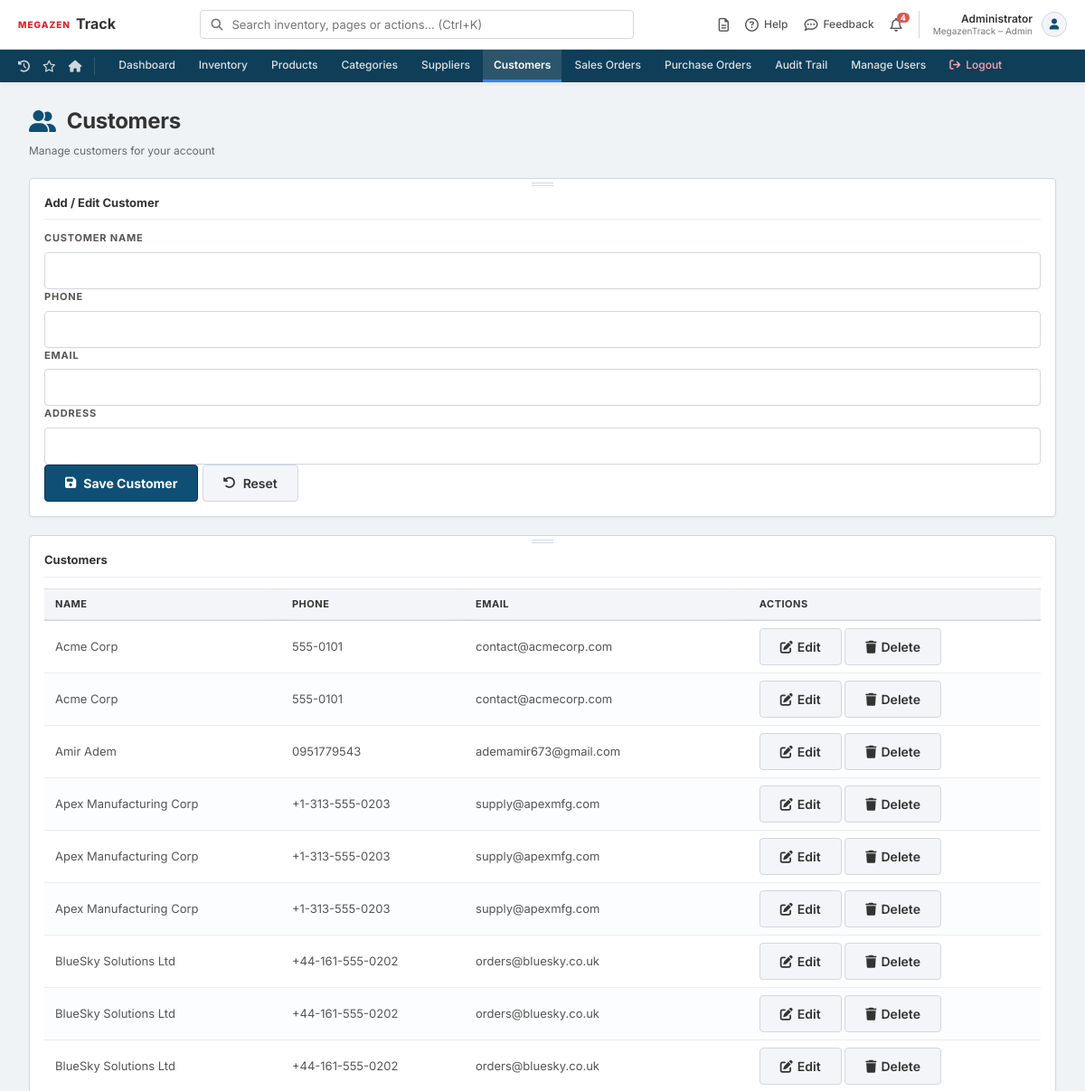
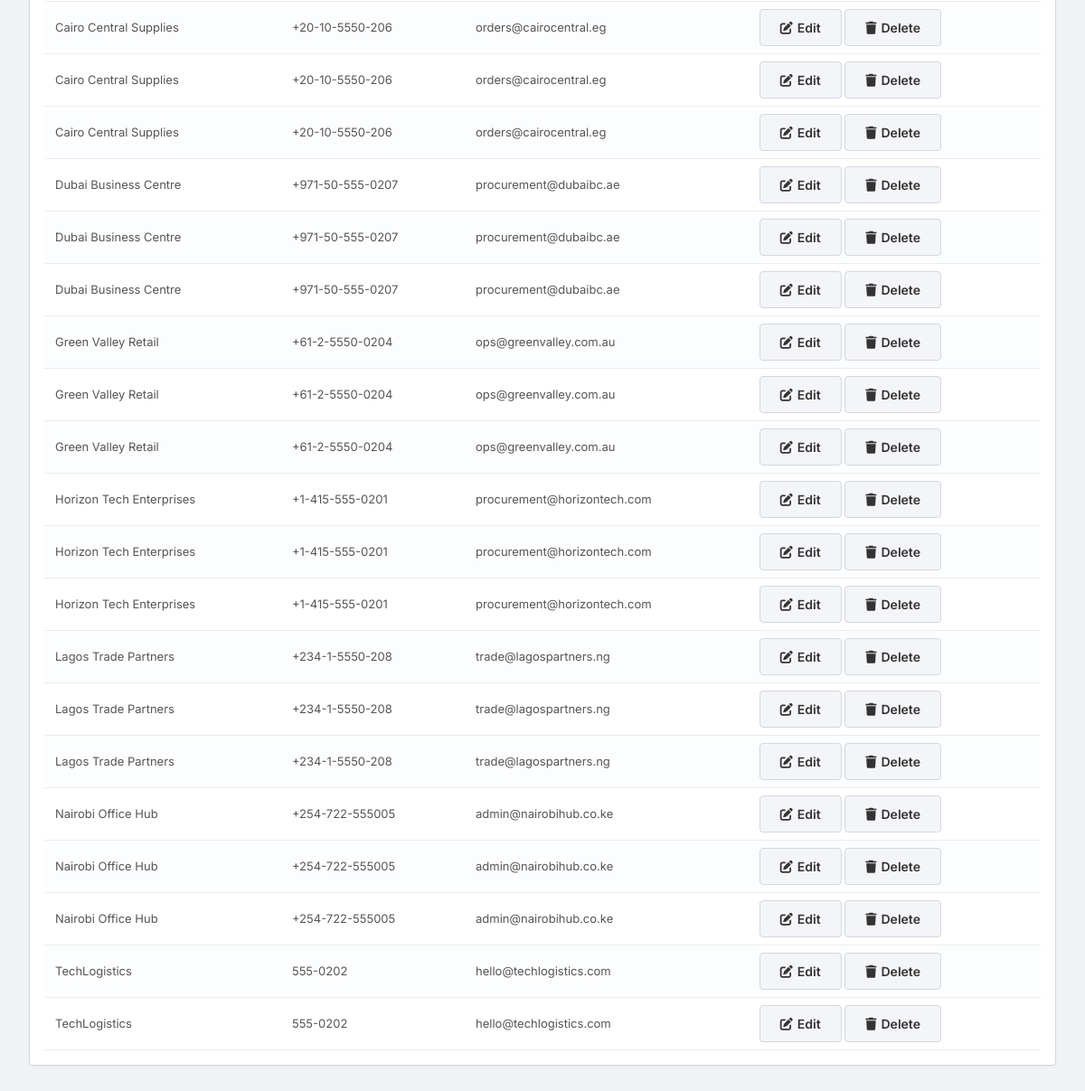
Page /customers.php (signed in) on the committed database (2 pictures, top to bottom).
### tables this page shows
CREATE TABLE `tblcustomers` (
  `CustomerID` int(11) NOT NULL,
  `UserID` int(11) NOT NULL,
  `CustomerName` varchar(120) NOT NULL,
  `Phone` varchar(40) DEFAULT NULL,
  `Email` varchar(120) DEFAULT NULL,
  `Address` varchar(255) DEFAULT NULL,
  `CreatedAt` timestamp NOT NULL DEFAULT current_timestamp(),
  `CompanyID` int(11) DEFAULT NULL
);

### config.php (called while the page is built, shortened)
<?php
function e($str): string {
    return htmlspecialchars($str ?? '', ENT_QUOTES, 'UTF-8');
}
?>

### customers.php (the view, shortened to what this page needs)
<?php
require 'config.php';
include 'includes/header.php';
include 'includes/navbar.php';
echo '<link rel="stylesheet" href="assets/css/customers.css">';
$currentUserId = (int)$_SESSION['user_id'];
$customersStmt = $pdo->prepare("SELECT * FROM tblcustomers WHERE UserID = ? ORDER BY CustomerName");
$customersStmt->execute([$currentUserId]);
$customers = $customersStmt->fetchAll();
?>
<main class="customers-page">
    <div class="header-title page-title">
        <i class="fa-solid fa-user-group"></i> Customers
    </div>
    <div class="subtitle">Manage customers for your account</div>
    <div class="card" style="margin-top:18px;">
        <h3>Add / Edit Customer</h3>
        <form method="POST" id="customerForm">
            <div class="form-grid">
                <div>
                    <label class="product-label">Customer Name</label>
                    <input class="product-input" type="text" name="customer_name" id="customerName" required>
                </div>
                <div>
                    <label class="product-label">Phone</label>
                    <input class="product-input" type="text" name="phone" id="phone">
                </div>
                <div>
                    <label class="product-label">Email</label>
                    <input class="product-input" type="email" name="email" id="email">
                </div>
                <div class="span-2">
                    <label class="product-label">Address</label>
                    <input class="product-input" type="text" name="address" id="address">
                </div>
            </div>
            <div class="inline-actions">
                <button class="btn-primary btn-icon" type="submit">
                    <i class="fa-solid fa-save"></i> Save Customer
                </button>
                <button class="btn-secondary btn-icon" type="button" onclick="resetCustomerForm()">
                    <i class="fa-solid fa-rotate-left"></i> Reset
                </button>
            </div>
        </form>
    </div>
    <div class="card" style="margin-top:18px;">
        <h3>Customers</h3>
        <table id="productsTable">
            <thead>
                <tr>
                    <th>Name</th>
                    <th>Phone</th>
                    <th>Email</th>
                    <th>Actions</th>
                </tr>
            </thead>
            <tbody>
                <?php foreach ($customers as $c): ?>
                    <tr>
                        <td><?= e($c['CustomerName']) ?></td>
                        <td><?= e($c['Phone']) ?></td>
                        <td><?= e($c['Email']) ?></td>
                        <td>
                            <div class="table-actions">
                                <button class="btn-secondary btn-gap-sm" type="button"
                                    onclick="editCustomer(
                                        <?= (int)$c['CustomerID'] ?>,
                                        '<?= addslashes(e($c['CustomerName'])) ?>',
                                        '<?= addslashes(e($c['Phone'])) ?>',
                                        '<?= addslashes(e($c['Email'])) ?>',
                                        '<?= addslashes(e($c['Address'])) ?>'
                                    )">
                                    <i class="fa-solid fa-edit"></i> Edit
                                </button>
                                <form method="POST" class="inline-form" onsubmit="return confirm('Delete this customer?')">
                                    <button type="submit" class="btn-secondary btn-danger btn-gap-sm">
                                        <i class="fa-solid fa-trash"></i> Delete
                                    </button>
                                </form>
                            </div>
                        </td>
                    </tr>
                <?php endforeach; ?>
            </tbody>
        </table>
    </div>
</main>
<?php include 'includes/footer.php'; ?>

### assets/css/customers.css (style rules this page uses)
.btn-gap-sm { display: inline-flex; align-items: center; gap: 5px; }
.inline-form { display: inline; }

### rows in the picture
tblcustomers: CustomerName "Acme Corp", Phone "555-0101", Email "contact@acmecorp.com"
tblcustomers: CustomerName "Acme Corp", Phone "555-0101", Email "contact@acmecorp.com"
tblcustomers: CustomerName "Amir Adem", Phone "0951779543", Email "ademamir673@gmail.com"
tblcustomers: CustomerName "Apex Manufacturing Corp", Phone "+1-313-555-0203", Email "supply@apexmfg.com"
tblcustomers: CustomerName "Apex Manufacturing Corp", Phone "+1-313-555-0203", Email "supply@apexmfg.com"
tblcustomers: CustomerName "Apex Manufacturing Corp", Phone "+1-313-555-0203", Email "supply@apexmfg.com"
tblcustomers: CustomerName "BlueSky Solutions Ltd", Phone "+44-161-555-0202", Email "orders@bluesky.co.uk"
tblcustomers: CustomerName "BlueSky Solutions Ltd", Phone "+44-161-555-0202", Email "orders@bluesky.co.uk"
tblcustomers: CustomerName "BlueSky Solutions Ltd", Phone "+44-161-555-0202", Email "orders@bluesky.co.uk"
tblcustomers: CustomerName "Cairo Central Supplies", Phone "+20-10-5550-206", Email "orders@cairocentral.eg"
tblcustomers: CustomerName "Cairo Central Supplies", Phone "+20-10-5550-206", Email "orders@cairocentral.eg"
tblcustomers: CustomerName "Cairo Central Supplies", Phone "+20-10-5550-206", Email "orders@cairocentral.eg"
tblcustomers: CustomerName "Dubai Business Centre", Phone "+971-50-555-0207", Email "procurement@dubaibc.ae"
tblcustomers: CustomerName "Dubai Business Centre", Phone "+971-50-555-0207", Email "procurement@dubaibc.ae"
tblcustomers: CustomerName "Dubai Business Centre", Phone "+971-50-555-0207", Email "procurement@dubaibc.ae"
tblcustomers: CustomerName "Green Valley Retail", Phone "+61-2-5550-0204", Email "ops@greenvalley.com.au"
tblcustomers: CustomerName "Green Valley Retail", Phone "+61-2-5550-0204", Email "ops@greenvalley.com.au"
tblcustomers: CustomerName "Green Valley Retail", Phone "+61-2-5550-0204", Email "ops@greenvalley.com.au"
tblcustomers: CustomerName "Horizon Tech Enterprises", Phone "+1-415-555-0201", Email "procurement@horizontech.com"
tblcustomers: CustomerName "Horizon Tech Enterprises", Phone "+1-415-555-0201", Email "procurement@horizontech.com"
tblcustomers: CustomerName "Horizon Tech Enterprises", Phone "+1-415-555-0201", Email "procurement@horizontech.com"
tblcustomers: CustomerName "Lagos Trade Partners", Phone "+234-1-5550-208", Email "trade@lagospartners.ng"
tblcustomers: CustomerName "Lagos Trade Partners", Phone "+234-1-5550-208", Email "trade@lagospartners.ng"
tblcustomers: CustomerName "Lagos Trade Partners", Phone "+234-1-5550-208", Email "trade@lagospartners.ng"
tblcustomers: CustomerName "Nairobi Office Hub", Phone "+254-722-555005", Email "admin@nairobihub.co.ke"
tblcustomers: CustomerName "Nairobi Office Hub", Phone "+254-722-555005", Email "admin@nairobihub.co.ke"
tblcustomers: CustomerName "Nairobi Office Hub", Phone "+254-722-555005", Email "admin@nairobihub.co.ke"
tblcustomers: CustomerName "TechLogistics", Phone "555-0202", Email "hello@techlogistics.com"
tblcustomers: CustomerName "TechLogistics", Phone "555-0202", Email "hello@techlogistics.com"

### other values in the picture
$navLowStockCount "4"
$fullName "Administrator"
roleName($roleId) "Admin"
